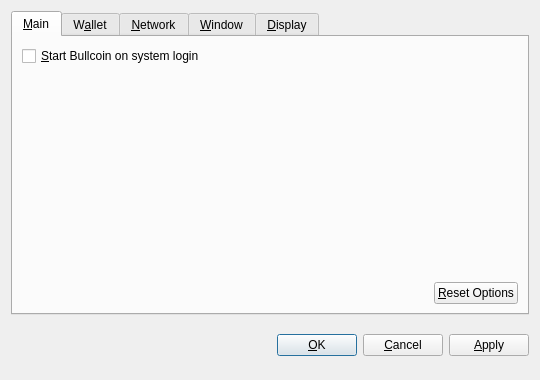
<?xml version="1.0" encoding="UTF-8"?>
<ui version="4.0">
 <class>OptionsDialog</class>
 <widget class="QDialog" name="OptionsDialog">
  <property name="geometry">
   <rect>
    <x>0</x>
    <y>0</y>
    <width>540</width>
    <height>380</height>
   </rect>
  </property>
  <property name="windowTitle">
   <string>Options</string>
  </property>
  <property name="modal">
   <bool>true</bool>
  </property>
  <layout class="QVBoxLayout" name="verticalLayout">
   <item>
    <widget class="QTabWidget" name="tabWidget">
     <property name="tabPosition">
      <enum>QTabWidget::North</enum>
     </property>
     <property name="currentIndex">
      <number>0</number>
     </property>
     <widget class="QWidget" name="tabMain">
      <attribute name="title">
       <string>&amp;Main</string>
      </attribute>
      <layout class="QVBoxLayout" name="verticalLayout_Main">
       <item>
        <widget class="QCheckBox" name="bitcoinAtStartup">
         <property name="toolTip">
          <string>Automatically start Bullcoin after logging in to the system.</string>
         </property>
         <property name="text">
          <string>&amp;Start Bullcoin on system login</string>
         </property>
        </widget>
       </item>
       <item>
        <spacer name="verticalSpacer_Main">
         <property name="orientation">
          <enum>Qt::Vertical</enum>
         </property>
         <property name="sizeHint" stdset="0">
          <size>
           <width>20</width>
           <height>40</height>
          </size>
         </property>
        </spacer>
       </item>
       <item>
        <layout class="QHBoxLayout" name="horizontalLayout_2_Main">
         <item>
          <spacer name="horizontalSpacer_2_Main">
           <property name="orientation">
            <enum>Qt::Horizontal</enum>
           </property>
           <property name="sizeHint" stdset="0">
            <size>
             <width>40</width>
             <height>20</height>
            </size>
           </property>
          </spacer>
         </item>
         <item>
          <widget class="QPushButton" name="resetButton">
           <property name="toolTip">
            <string>Reset all client options to default.</string>
           </property>
           <property name="text">
            <string>&amp;Reset Options</string>
           </property>
           <property name="autoDefault">
            <bool>false</bool>
           </property>
          </widget>
         </item>
        </layout>
       </item>
      </layout>
     </widget>
     <widget class="QWidget" name="tabWallet">
      <attribute name="title">
       <string>W&amp;allet</string>
      </attribute>
      <layout class="QVBoxLayout" name="verticalLayout_Network">
       <item>
        <widget class="QLabel" name="transactionFeeInfoLabel">
         <property name="text">
          <string>Optional transaction fee per kB that helps make sure your transactions are processed quickly. Most transactions are 1 kB.</string>
         </property>
         <property name="textFormat">
          <enum>Qt::PlainText</enum>
         </property>
         <property name="wordWrap">
          <bool>true</bool>
         </property>
        </widget>
       </item>
       <item>
        <layout class="QHBoxLayout" name="horizontalLayout_1_Main">
         <item>
          <widget class="QLabel" name="transactionFeeLabel">
           <property name="text">
            <string>Pay transaction &amp;fee</string>
           </property>
           <property name="textFormat">
            <enum>Qt::PlainText</enum>
           </property>
           <property name="buddy">
            <cstring>transactionFee</cstring>
           </property>
          </widget>
         </item>
         <item>
          <widget class="BitcoinAmountField" name="transactionFee"/>
         </item>
         <item>
          <spacer name="horizontalSpacer_1_Main">
           <property name="orientation">
            <enum>Qt::Horizontal</enum>
           </property>
           <property name="sizeHint" stdset="0">
            <size>
             <width>40</width>
             <height>20</height>
            </size>
           </property>
          </spacer>
         </item>
        </layout>
       </item>
       <item>
        <widget class="QLabel" name="label">
         <property name="text">
          <string>If you disable the spending of unconfirmed change, the change from a transaction cannot be used until that transaction has at least one confirmation. This also affects how your balance is computed.</string>
         </property>
         <property name="wordWrap">
          <bool>true</bool>
         </property>
        </widget>
       </item>
       <item>
        <widget class="QCheckBox" name="spendZeroConfChange">
         <property name="text">
          <string>Spend unconfirmed change  (experts only)</string>
         </property>
        </widget>
       </item>
       <item>
        <spacer name="verticalSpacer">
         <property name="orientation">
          <enum>Qt::Vertical</enum>
         </property>
         <property name="sizeHint" stdset="0">
          <size>
           <width>20</width>
           <height>40</height>
          </size>
         </property>
        </spacer>
       </item>
      </layout>
     </widget>
     <widget class="QWidget" name="tabNetwork">
      <attribute name="title">
       <string>&amp;Network</string>
      </attribute>
      <layout class="QVBoxLayout" name="verticalLayout_Network">
       <item>
        <widget class="QCheckBox" name="mapPortUpnp">
         <property name="toolTip">
          <string>Automatically open the Bullcoin client port on the router. This only works when your router supports UPnP and it is enabled.</string>
         </property>
         <property name="text">
          <string>Map port using &amp;UPnP</string>
         </property>
        </widget>
       </item>
       <item>
        <widget class="QCheckBox" name="connectSocks">
         <property name="toolTip">
          <string>Connect to the Bullcoin network through a SOCKS proxy (e.g. when connecting through Tor).</string>
         </property>
         <property name="text">
          <string>&amp;Connect through SOCKS proxy:</string>
         </property>
        </widget>
       </item>
       <item>
        <layout class="QHBoxLayout" name="horizontalLayout_Network">
         <item>
          <widget class="QLabel" name="proxyIpLabel">
           <property name="text">
            <string>Proxy &amp;IP:</string>
           </property>
           <property name="textFormat">
            <enum>Qt::PlainText</enum>
           </property>
           <property name="buddy">
            <cstring>proxyIp</cstring>
           </property>
          </widget>
         </item>
         <item>
          <widget class="QValidatedLineEdit" name="proxyIp">
           <property name="maximumSize">
            <size>
             <width>140</width>
             <height>16777215</height>
            </size>
           </property>
           <property name="toolTip">
            <string>IP address of the proxy (e.g. 127.0.0.1)</string>
           </property>
          </widget>
         </item>
         <item>
          <widget class="QLabel" name="proxyPortLabel">
           <property name="text">
            <string>&amp;Port:</string>
           </property>
           <property name="textFormat">
            <enum>Qt::PlainText</enum>
           </property>
           <property name="buddy">
            <cstring>proxyPort</cstring>
           </property>
          </widget>
         </item>
         <item>
          <widget class="QLineEdit" name="proxyPort">
           <property name="maximumSize">
            <size>
             <width>55</width>
             <height>16777215</height>
            </size>
           </property>
           <property name="toolTip">
            <string>Port of the proxy (e.g. 9050)</string>
           </property>
          </widget>
         </item>
         <item>
          <widget class="QLabel" name="socksVersionLabel">
           <property name="text">
            <string>SOCKS &amp;Version:</string>
           </property>
           <property name="textFormat">
            <enum>Qt::PlainText</enum>
           </property>
           <property name="buddy">
            <cstring>socksVersion</cstring>
           </property>
          </widget>
         </item>
         <item>
          <widget class="QValueComboBox" name="socksVersion">
           <property name="toolTip">
            <string>SOCKS version of the proxy (e.g. 5)</string>
           </property>
          </widget>
         </item>
         <item>
          <spacer name="horizontalSpacer_Network">
           <property name="orientation">
            <enum>Qt::Horizontal</enum>
           </property>
           <property name="sizeHint" stdset="0">
            <size>
             <width>40</width>
             <height>20</height>
            </size>
           </property>
          </spacer>
         </item>
        </layout>
       </item>
       <item>
        <spacer name="verticalSpacer_Network">
         <property name="orientation">
          <enum>Qt::Vertical</enum>
         </property>
         <property name="sizeHint" stdset="0">
          <size>
           <width>20</width>
           <height>40</height>
          </size>
         </property>
        </spacer>
       </item>
      </layout>
     </widget>
     <widget class="QWidget" name="tabWindow">
      <attribute name="title">
       <string>&amp;Window</string>
      </attribute>
      <layout class="QVBoxLayout" name="verticalLayout_Window">
       <item>
        <widget class="QCheckBox" name="minimizeToTray">
         <property name="toolTip">
          <string>Show only a tray icon after minimizing the window.</string>
         </property>
         <property name="text">
          <string>&amp;Minimize to the tray instead of the taskbar</string>
         </property>
        </widget>
       </item>
       <item>
        <widget class="QCheckBox" name="minimizeOnClose">
         <property name="toolTip">
          <string>Minimize instead of exit the application when the window is closed. When this option is enabled, the application will be closed only after selecting Quit in the menu.</string>
         </property>
         <property name="text">
          <string>M&amp;inimize on close</string>
         </property>
        </widget>
       </item>
       <item>
        <spacer name="verticalSpacer_Window">
         <property name="orientation">
          <enum>Qt::Vertical</enum>
         </property>
         <property name="sizeHint" stdset="0">
          <size>
           <width>20</width>
           <height>40</height>
          </size>
         </property>
        </spacer>
       </item>
      </layout>
     </widget>
     <widget class="QWidget" name="tabDisplay">
      <attribute name="title">
       <string>&amp;Display</string>
      </attribute>
      <layout class="QVBoxLayout" name="verticalLayout_Display">
       <item>
        <layout class="QHBoxLayout" name="horizontalLayout_1_Display">
         <item>
          <widget class="QLabel" name="langLabel">
           <property name="text">
            <string>User Interface &amp;language:</string>
           </property>
           <property name="textFormat">
            <enum>Qt::PlainText</enum>
           </property>
           <property name="buddy">
            <cstring>lang</cstring>
           </property>
          </widget>
         </item>
         <item>
          <widget class="QValueComboBox" name="lang">
           <property name="toolTip">
            <string>The user interface language can be set here. This setting will take effect after restarting Bullcoin.</string>
           </property>
          </widget>
         </item>
        </layout>
       </item>
       <item>
        <layout class="QHBoxLayout" name="horizontalLayout_2_Display">
         <item>
          <widget class="QLabel" name="unitLabel">
           <property name="text">
            <string>&amp;Unit to show amounts in:</string>
           </property>
           <property name="textFormat">
            <enum>Qt::PlainText</enum>
           </property>
           <property name="buddy">
            <cstring>unit</cstring>
           </property>
          </widget>
         </item>
         <item>
          <widget class="QValueComboBox" name="unit">
           <property name="toolTip">
            <string>Choose the default subdivision unit to show in the interface and when sending coins.</string>
           </property>
          </widget>
         </item>
        </layout>
       </item>
       <item>
        <widget class="QCheckBox" name="displayAddresses">
         <property name="toolTip">
          <string>Whether to show Bullcoin addresses in the transaction list or not.</string>
         </property>
         <property name="text">
          <string>&amp;Display addresses in transaction list</string>
         </property>
        </widget>
       </item>
       <item>
        <widget class="QCheckBox" name="coinControlFeatures">
         <property name="toolTip">
          <string>Whether to show coin control features or not.</string>
         </property>
         <property name="text">
          <string>Display coin &amp;control features (experts only!)</string>
         </property>
        </widget>
       </item>
       <item>
        <spacer name="verticalSpacer_Display">
         <property name="orientation">
          <enum>Qt::Vertical</enum>
         </property>
         <property name="sizeHint" stdset="0">
          <size>
           <width>20</width>
           <height>40</height>
          </size>
         </property>
        </spacer>
       </item>
      </layout>
     </widget>
    </widget>
   </item>
   <item>
    <layout class="QHBoxLayout" name="horizontalLayout_Buttons">
     <item>
      <spacer name="horizontalSpacer_1">
       <property name="orientation">
        <enum>Qt::Horizontal</enum>
       </property>
       <property name="sizeHint" stdset="0">
        <size>
         <width>40</width>
         <height>48</height>
        </size>
       </property>
      </spacer>
     </item>
     <item>
      <widget class="QLabel" name="statusLabel">
       <property name="font">
        <font>
         <weight>75</weight>
         <bold>true</bold>
        </font>
       </property>
       <property name="text">
        <string/>
       </property>
       <property name="textFormat">
        <enum>Qt::PlainText</enum>
       </property>
       <property name="wordWrap">
        <bool>true</bool>
       </property>
      </widget>
     </item>
     <item>
      <spacer name="horizontalSpacer_2">
       <property name="orientation">
        <enum>Qt::Horizontal</enum>
       </property>
       <property name="sizeHint" stdset="0">
        <size>
         <width>40</width>
         <height>48</height>
        </size>
       </property>
      </spacer>
     </item>
     <item>
      <widget class="QPushButton" name="okButton">
       <property name="text">
        <string>&amp;OK</string>
       </property>
      </widget>
     </item>
     <item>
      <widget class="QPushButton" name="cancelButton">
       <property name="text">
        <string>&amp;Cancel</string>
       </property>
       <property name="autoDefault">
        <bool>false</bool>
       </property>
      </widget>
     </item>
     <item>
      <widget class="QPushButton" name="applyButton">
       <property name="text">
        <string>&amp;Apply</string>
       </property>
       <property name="autoDefault">
        <bool>false</bool>
       </property>
      </widget>
     </item>
    </layout>
   </item>
  </layout>
 </widget>
 <customwidgets>
  <customwidget>
   <class>BitcoinAmountField</class>
   <extends>QSpinBox</extends>
   <header>bitcoinamountfield.h</header>
  </customwidget>
  <customwidget>
   <class>QValueComboBox</class>
   <extends>QComboBox</extends>
   <header>qvaluecombobox.h</header>
  </customwidget>
  <customwidget>
   <class>QValidatedLineEdit</class>
   <extends>QLineEdit</extends>
   <header>qvalidatedlineedit.h</header>
  </customwidget>
 </customwidgets>
 <resources/>
 <connections/>
</ui>
